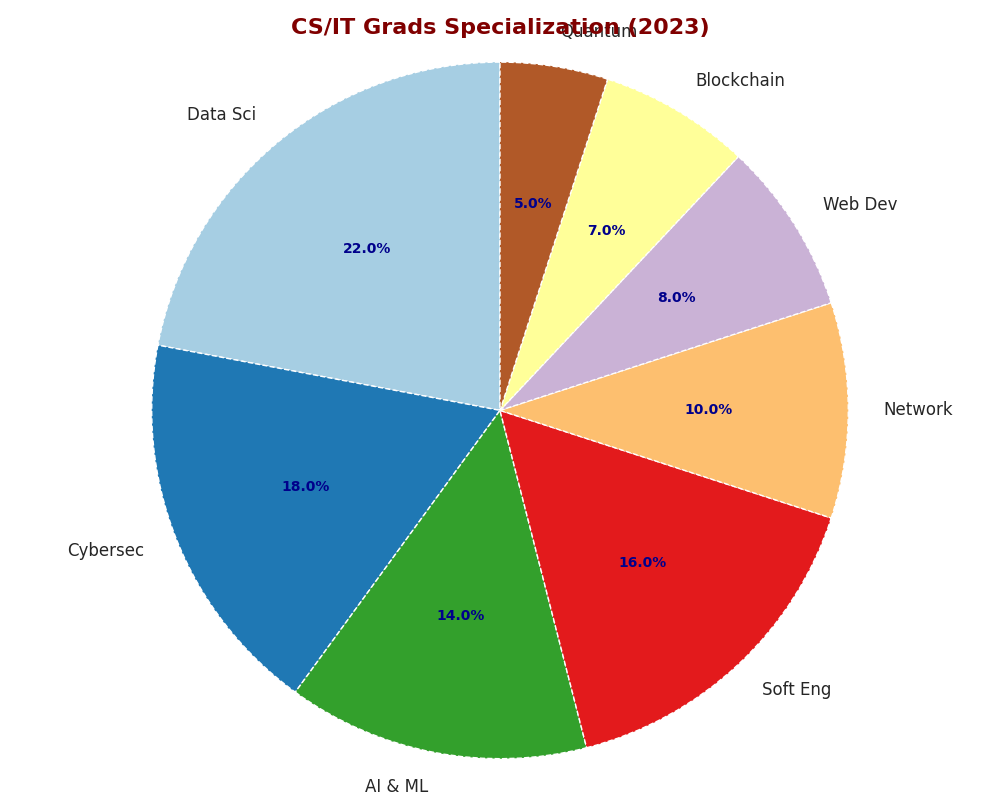

Generate this figure with Python:
import matplotlib.pyplot as plt
import numpy as np

specializations = [
    'Data Sci', 
    'Cybersec', 
    'AI & ML', 
    'Soft Eng', 
    'Network', 
    'Web Dev',
    'Blockchain',
    'Quantum'
]
percentages = [22, 18, 14, 16, 10, 8, 7, 5]

colors = plt.cm.Paired(np.linspace(0, 1, len(specializations)))

line_styles = ['-', '--', '-.', ':']  # Adding a variety of line styles
marker_styles = ['o', 's', 'D', '*', 'p', 'X', '^', 'v']  # Adding a variety of marker styles

fig, ax = plt.subplots(figsize=(10, 8))
wedges, texts, autotexts = ax.pie(
    percentages, 
    labels=specializations, 
    autopct='%1.1f%%', 
    startangle=90, 
    colors=colors,
    wedgeprops=dict(linestyle=line_styles[1])  # Using a different line style
)

plt.setp(autotexts, size=10, weight="bold", color="darkblue")
plt.setp(texts, size=12)

plt.title(
    'CS/IT Grads Specialization (2023)',
    fontsize=16, fontweight='bold', color="maroon"
)

ax.axis('equal')

# Removing the legend for stylistic change
# ax.legend(wedges, specializations, title="Specializations", loc="center left", bbox_to_anchor=(1, 0, 0.5, 1))

ax.grid(axis='y', linestyle=line_styles[2], linewidth=0.5)  # Adding grid with a new line style

plt.tight_layout()

plt.show()
